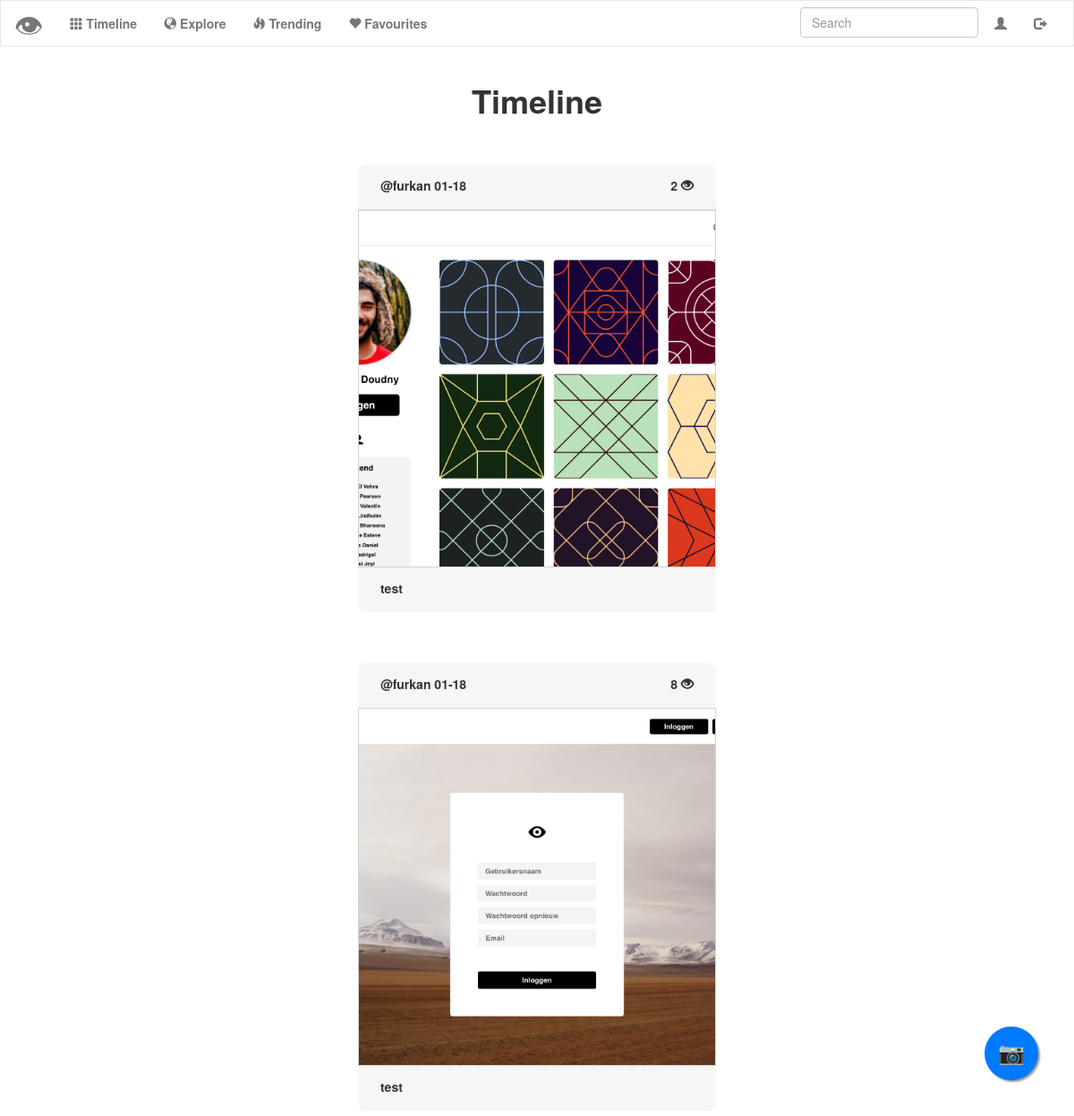
The app's page /timeline (signed in), older data.
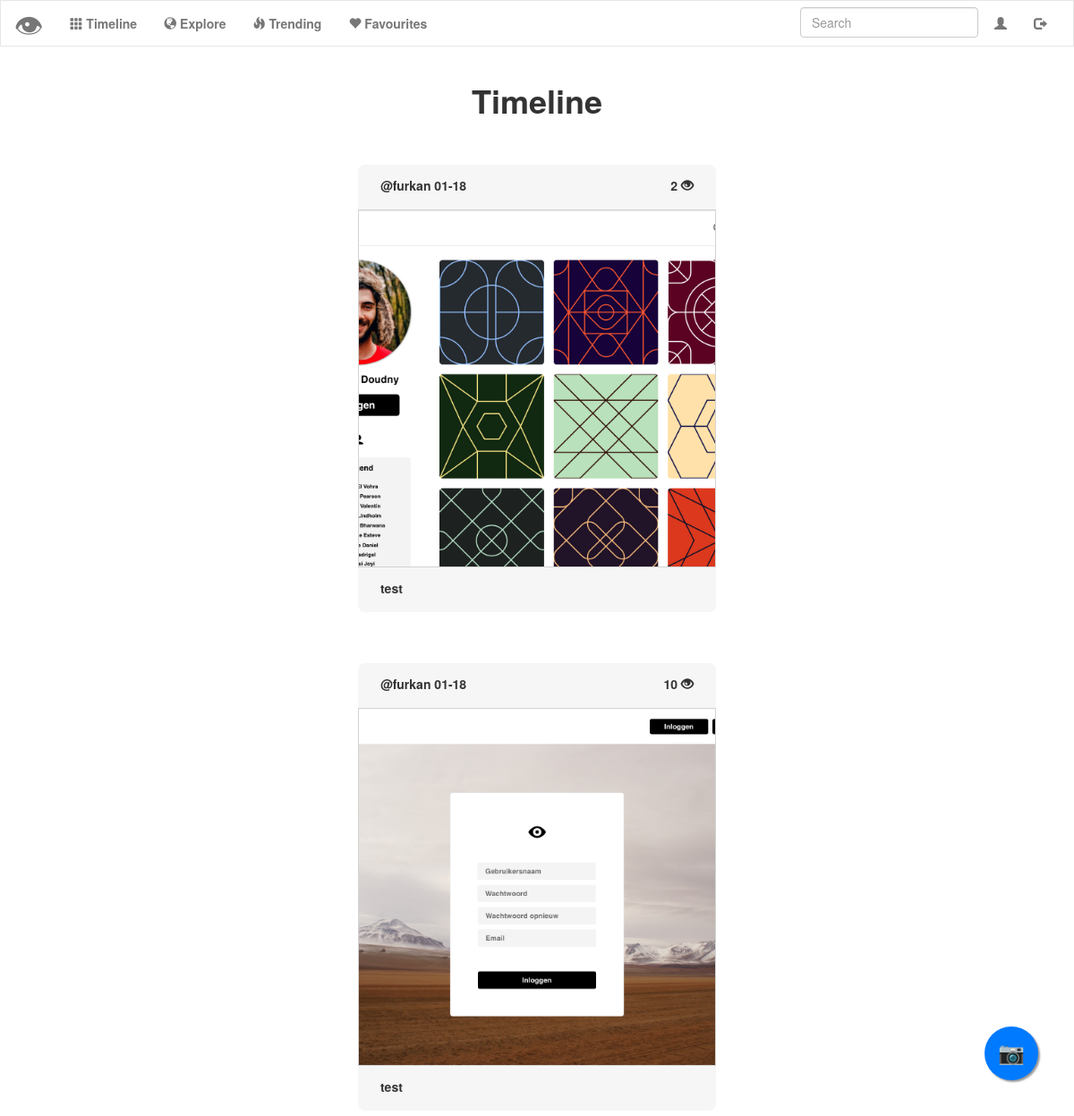
The same page, newer data.
### tables this page shows
CREATE TABLE 'uploads' ('id' integer PRIMARY KEY AUTOINCREMENT NOT NULL, 'user_id' integer NOT NULL, 'upload' text NOT NULL, 'description' text NOT NULL, 'timestamp' double precision NOT NULL DEFAULT CURRENT_TIMESTAMP, 'username'  text NOT NULL  , 'score' INTEGER NOT NULL DEFAULT 0);

### application.py (the view)
@app.route("/timeline")
@login_required
def timeline():
    uploads = []
    followings_id = get_following(session["user_id"])
    for p in followings_id:
        user_uploads = get_all_uploads(p["user_id"])
        for u in user_uploads:
            uploads.append(u)
    uploads.sort(key=lambda d: d['timestamp'])
    return render_template("timeline.html", uploads=uploads, user_id=session["user_id"])

### helpers.py (called while the page is built)
def login_required(f):
    @wraps(f)
    def decorated_function(*args, **kwargs):
        if session.get("user_id") is None:
            return redirect("/login")
        return f(*args, **kwargs)
    return decorated_function

def get_following(follower_id):
    following = db.execute("SELECT user_id FROM followers WHERE follower_id = :follower_id", follower_id=follower_id)
    return following

def get_all_uploads(user_id):
    user_photos = db.execute("SELECT * FROM uploads WHERE user_id = :user_id", user_id=user_id)
    user_photos = change_timestamp(user_photos)
    return user_photos

def change_timestamp(post_list):
    for post in post_list:
        date = post["timestamp"]
        date = date[5:11]
        post["timestamp"] = date
    return post_list

### templates/timeline.html (shortened to what this page needs)
{% extends "layout.html" %}
{% block main %}
<div class="container-title" id="timeline-title">
  <h1><b>Timeline</b></h1>
</div>
  {% for post in uploads %}
      <div class="button-images">
        <button name="modal" class="photo_modal" data-toggle="modal" data-target="#photomodal{{ post.id }}">
            <label for="modal">
              <div class="timeline-container">
              <div class="timeline-description">
                <label id="username">{{ post.username }} </label>
                <label id="timestamp">{{ post.timestamp }} </label>
                <label id="score">{{ post.score }} <span class="glyphicon glyphicon-eye-open"></span></label>
              </div>
              <img src="/upload/{{ post.upload }}" class="img-responsive">
              <div class="timeline-bottom">
                  <label id="discription">{{ post.description }} </label>
              </div>
              </div>
            </label>
        </button>
      </div>
  {% endfor %}
{% endblock %}

Row changes from the older to the newer data that the page shows:
changed uploads (number 2 of 2 on the later page): score "8" → "10"
